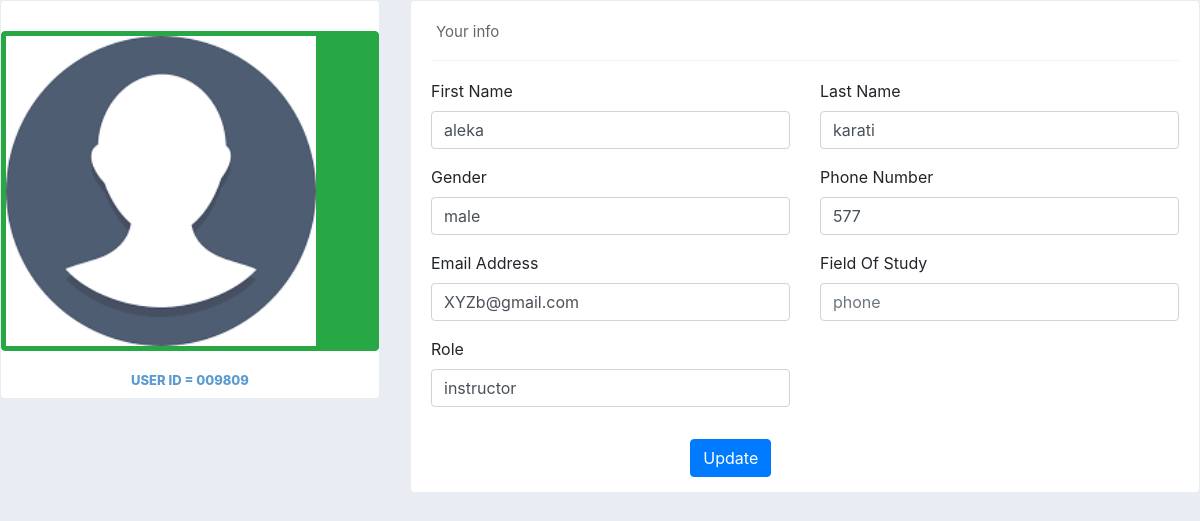
The app's page /employee_profile.php?id=009809 with its own data.
### tables this page shows
CREATE TABLE `employee` (
  `Employee_Id` varchar(30) NOT NULL,
  `password` varchar(500) NOT NULL,
  `First_Name` varchar(30) NOT NULL,
  `Last_Name` varchar(30) NOT NULL,
  `Gender` varchar(10) NOT NULL,
  `Phone` varchar(10) NOT NULL,
  `Email` varchar(50) NOT NULL,
  `Field_of_study` varchar(30) NOT NULL,
  `Role` varchar(30) NOT NULL,
  `Region` varchar(30) NOT NULL,
  `zone` varchar(30) NOT NULL,
  `wereda` varchar(30) NOT NULL,
  `kebele` varchar(30) NOT NULL,
  `referee-fname` varchar(30) NOT NULL,
  `referee-lname` varchar(30) NOT NULL,
  `referee-Gender` varchar(30) NOT NULL,
  `referee-region` varchar(30) NOT NULL,
  `referee-zone` varchar(30) NOT NULL,
  `referee-wereda` varchar(30) NOT NULL,
  `referee-kebele` varchar(30) NOT NULL,
  `referee_phone` varchar(10) NOT NULL,
  `referee_email` varchar(30) NOT NULL,
  `Profile_Image` varchar(50) NOT NULL,
  `Regi_Year` varchar(30) NOT NULL
);

### employee_profile.php (the view, shortened to what this page needs)
    <link rel="stylesheet" href="../bootstrap/bootstrap.min.css">
    <link rel="stylesheet" href="../bootstrap/4.1.0bootstrap.min.css">
    <link rel="stylesheet" href="../user_profile.css" />
<?php
if(isset($_GET["id"]) && !empty(trim($_GET["id"]))){
       $aa= $_GET["id"] ;
    $link = mysqli_connect("10.180.50.214:3306","hbceduet","qazxsw","hbc")  or die(mysqli_error());
    $sql = "SELECT * FROM employee WHERE Employee_Id =$aa";
    if($result = mysqli_query($link, $sql)){
        if(mysqli_num_rows($result) > 0){
            while($row = mysqli_fetch_array($result)){
                $img= $row['Profile_Image'];     ?>
                <div class="row">
                    <div class="col-md-4">
                        <div class="portlet light profile-sidebar-portlet bordered">
                            <div class=" img-thumbnail btn-success">
                                <img src="../upload/uploadedimage/<?php echo $img ;?>" width="310px" class="img-responsive" alt="<?php echo $row['First_Name'];?>">
                                </div>
                            <div class="profile-usertitle">
                                <div class="profile-usertitle-job"> <?php echo "User Id = ".$row['Employee_Id']; ?> </div>
                            </div>
                        </div>
                    </div>
                    <div class="col-md-8">
                        <div class="portlet light bordered">
                            <div class="portlet-title tabbable-line">
                                <div class="caption caption-md">
                                    <span class="caption-subject font-blue-madison bold uppercase">Your info</span>
                                </div>
                            </div>
                            <div class="portlet-body">
                                <div>
                                    <div class="tab-content">
                                        <div role="tabpanel" class="tab-pane active" id="home">
                                            <form method="post" action="../database/updateusr_profile.php" >
                                                <div  class="row">
                                                    <div class="col-md-6">
                                                      <div class="form-group">
                                                        <label for="inputName">First Name</label>
                                                        <input type="text" required="required" name="First_Name" value="<?php echo $row['First_Name'];?>" class="form-control" id="inputName" placeholder="Name">
                                                      </div>
                                                    </div>
                                                    <div class="col-md-6">
                                                        <div class="form-group">
                                                            <label for="inputLastName">Last Name</label>
                                                            <input type="text"name="Last_Name" required="required"  value="<?php echo $row['Last_Name'];?>" class="form-control" id="inputLastName" placeholder="Last Name">
                                                        </div>
                                                    </div>
                                                </div>
                                                <div  class="row">
                                                    <div class="col-md-6">
                                                      <div class="form-group">
                                                        <label for="exampleInputEmail1">Gender</label>
                                                        <input type="text"name="Grand_Father_Name" required="required"  value="<?php echo $row['Gender']; ?>" class="form-control" id="inputgrandfathername" placeholder="Email">
                                                      </div>
                                                    </div>
                                                    <div class="col-md-6">
                                                      <div class="form-group">
                                                        <label for="exampleInputPassword1">Phone Number</label>
                                                        <input type="text"name="gender" required="required" value="<?php echo $row['Phone']; ?>"  class="form-control" id="exampleInputPassword1" placeholder="Password">
                                                      </div>
                                                    </div>
                                                </div>
                                                <div  class="row">
                                                    <div class="col-md-6">
                                                      <div class="form-group">
                                                        <label for="inputgfathername">Email Address</label>
                                                        <input type="email"name="Email_Address" required="required" value="<?php echo $row['Email']; ?>" class="form-control" id="inputgfathername" placeholder="Email">
                                                      </div>
                                                    </div>
                                                    <div class="col-md-6">
                                                      <div class="form-group">
                                                        <label for="inputphone">Field Of Study</label>
                                                        <input type="number"name="Phone"   required="required" value="<?php echo $row['Field_of_study']; ?>" class="form-control" id="inputphone" placeholder="phone">
                                                      </div>
                                                    </div>
                                                </div>
                                                <div  class="row">
                                                    <div class="col-md-6">
                                                      <div class="form-group">
                                                        <label for="inputRegion">Role</label>
                                                        <input type="text"name="Region"   required="required" value="<?php echo $row['Role']; ?>"  class="form-control" id="inputRegion" placeholder="Region">
                                                      </div>
                                                    </div>
                                                </div>
                                              </div>
                                              <div class="row">
                                                  <div class="col-md-4"></div>
                                                  <div class="col-md-4">
                                                      <button type="submit" name="Update" class="btn btn-primary">Update</button>
                                                  </div>
                                                  <div class="col-md-4"></div>
                                              </div>
                                        </div>
                                    </div>
                                </div>
                            </div>
                        </div>
                    </div>
                <?php
            }
        }
    }
   ?>
        <?php  }
    ?>

### user_profile.css (style rules this page uses)
.profile-sidebar-portlet { padding: 30px 0 0!important }
.profile-usertitle { text-align: center; margin-top: 20px }
.profile-usertitle-job { text-transform: uppercase; color: #5b9bd1; font-size: 13px; font-weight: 800; margin-bottom: 7px }
.portlet { margin-top: 0; margin-bottom: 25px; padding: 0; border-radius: 4px }
.portlet>.portlet-title { border-bottom: 1px solid #eee; padding: 0; margin-bottom: 10px; min-height: 41px; -webkit-border-radius: 4px 4px 0 0; -moz-border-radius: 4px 4px 0 0; -ms-border-radius: 4px 4px 0 0; -o-border-radius: 4px 4px 0 0; border-radius: 4px 4px 0 0 }
.portlet>.portlet-title:after, .portlet>.portlet-title:before { content: " "; display: table }
.portlet>.portlet-title:after { clear: both }
.portlet>.portlet-title>.caption { float: left; display: inline-block; font-size: 18px; line-height: 18px; padding: 10px 0 }
.portlet>.portlet-body { clear: both; -webkit-border-radius: 0 0 4px 4px; -moz-border-radius: 0 0 4px 4px; -ms-border-radius: 0 0 4px 4px; -o-border-radius: 0 0 4px 4px; border-radius: 0 0 4px 4px }
.portlet.bordered { border-left: 2px solid #e6e9ec!important }
.portlet.bordered>.portlet-title { border-bottom: 0 }
.portlet.light { padding: 12px 20px 15px; background-color: #fff }
.portlet.light.bordered { border: 1px solid #e7ecf1!important }
.portlet.light.bordered>.portlet-title { border-bottom: 1px solid #eef1f5 }
.portlet.light>.portlet-title { padding: 0; min-height: 48px }
.portlet.light>.portlet-title>.caption { color: #666; padding: 10px 0 }
.portlet.light>.portlet-title>.caption>.caption-subject { font-size: 16px }
.portlet.light>.portlet-title>.caption.caption-md>.caption-subject { font-size: 15px }
.portlet.light .portlet-body { padding-top: 8px }

### records on screen
employee: Profile_Image (picture), Employee_Id "009809", First_Name "aleka", Last_Name "karati", Grand_Father_Name "male", gender "577", Email_Address "XYZb@gmail.com", Region "instructor"
